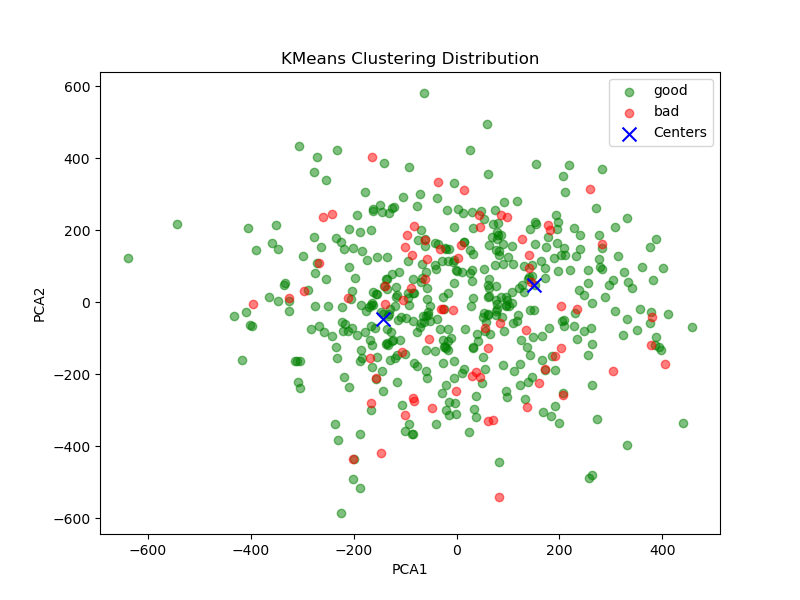
#> input picture image_split_kmeans/scatter.png, 800 x 600 px
$ python -i main.py   (imports and definitions only)   (older library calls are emulated)
#> lines starting #> are read from the running program, lines starting #| are printed output that depends on the picture
#> further down, picture is the input picture: shape (600, 800, 3); mean B, G, R 242.6, 246.5, 244
import os
import numpy as np
import cv2
from sklearn.model_selection import train_test_split, GridSearchCV
from sklearn.ensemble import RandomForestClassifier
from sklearn.svm import SVC
from sklearn.metrics import accuracy_score, classification_report, confusion_matrix
from sklearn.preprocessing import StandardScaler
from skimage.feature import hog, local_binary_pattern
from skimage import filters
import matplotlib.pyplot as plt
import seaborn as sns
from itertools import combinations
import warnings
# [1 line not run here, left out]

class ImageFeatureExtractor:
    def __init__(self):
        self.feature_methods = {
            'color_histogram': self.extract_color_histogram,
            'hog': self.extract_hog_features,
            'lbp': self.extract_lbp_features,
            'gradient': self.extract_gradient_features,
            'haar': self.extract_haar_features,
            'texture': self.extract_texture_features
        }

    # [29 lines left out: functions extract_color_histogram, extract_hog_features, extract_lbp_features, not called in this run]

    def extract_gradient_features(self, image, ksize=3):
        """提取梯度特徵"""
#> called with ksize = 3
        gray = cv2.cvtColor(image, cv2.COLOR_BGR2GRAY)
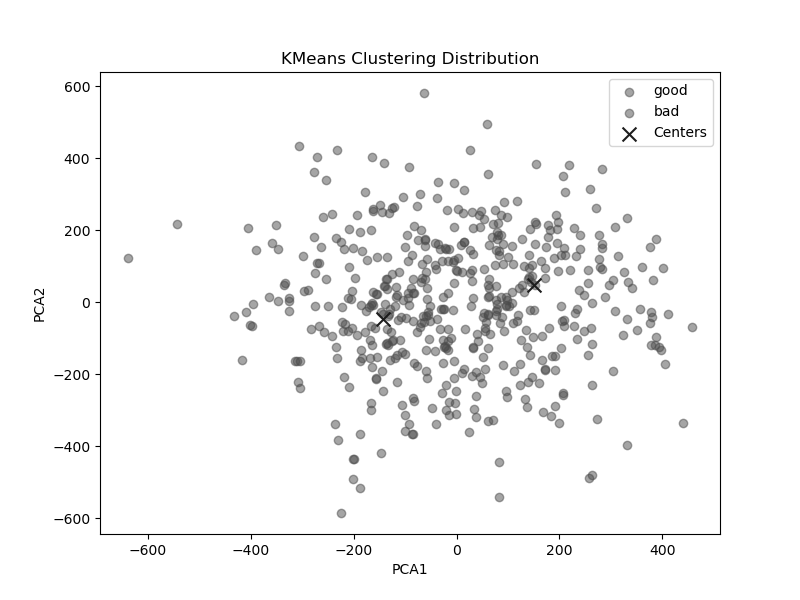
#> gray: shape (600, 800); min 0, max 255, mean 245.3
        grad_x = cv2.Sobel(gray, cv2.CV_64F, 1, 0, ksize=ksize)
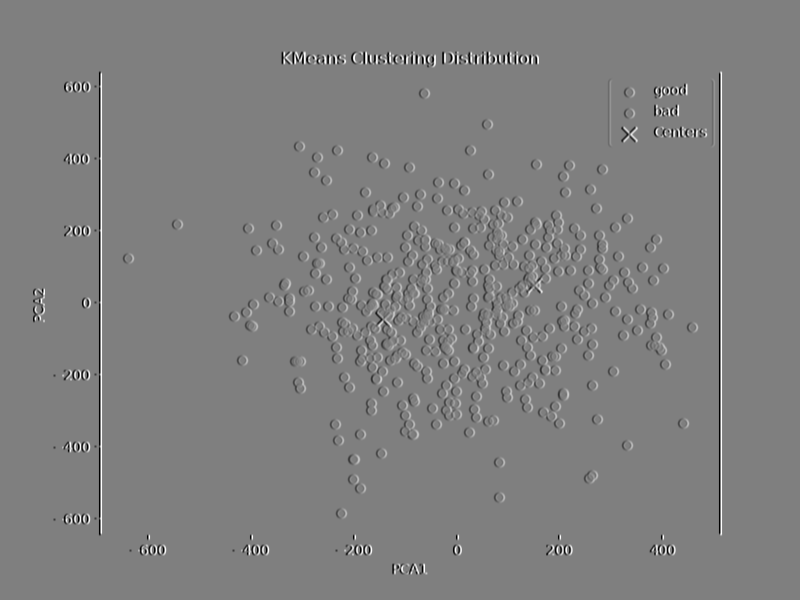
#> grad_x: shape (600, 800) float64; min -1020, max 1020, mean 0; drawn with min black and max white
        grad_y = cv2.Sobel(gray, cv2.CV_64F, 0, 1, ksize=ksize)
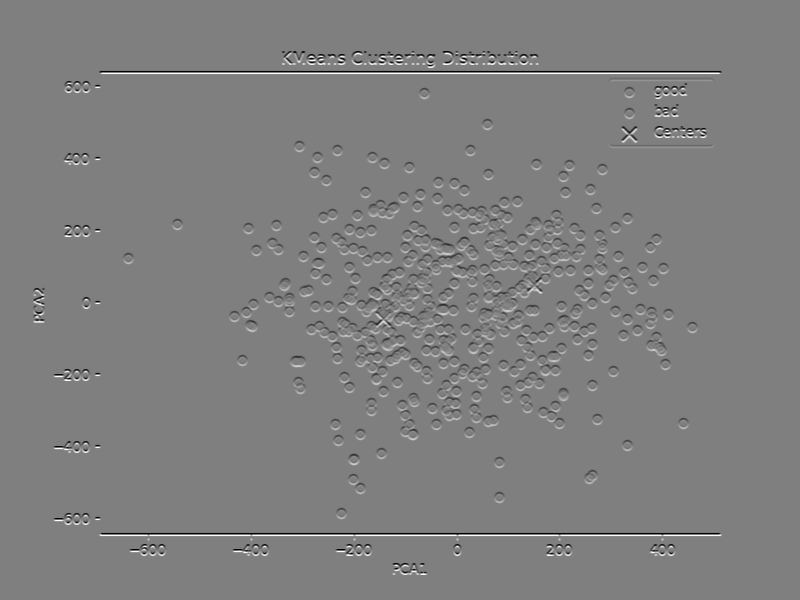
#> grad_y: shape (600, 800) float64; min -1020, max 1020, mean 0; drawn with min black and max white

        magnitude = np.sqrt(grad_x**2 + grad_y**2)
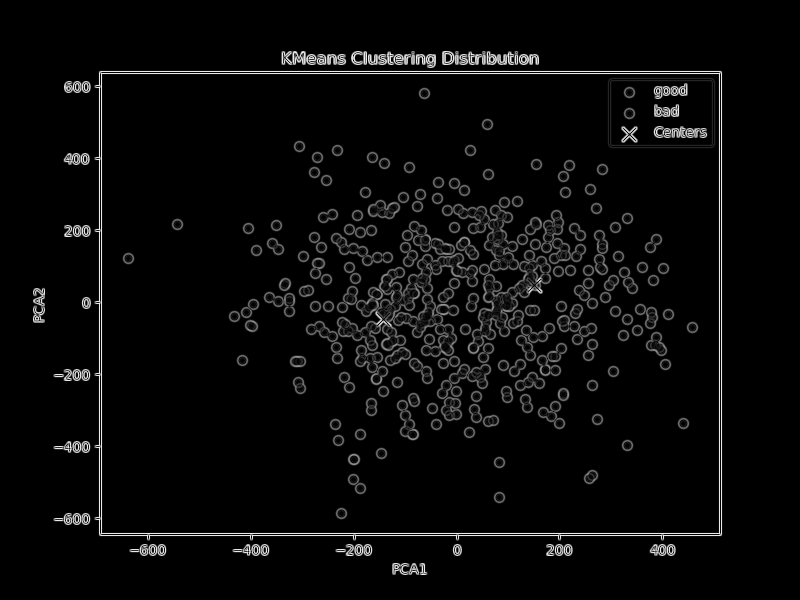
#> magnitude: shape (600, 800) float64; min 0, max 1108.2, mean 41.2; drawn with min black and max white
        direction = np.arctan2(grad_y, grad_x)
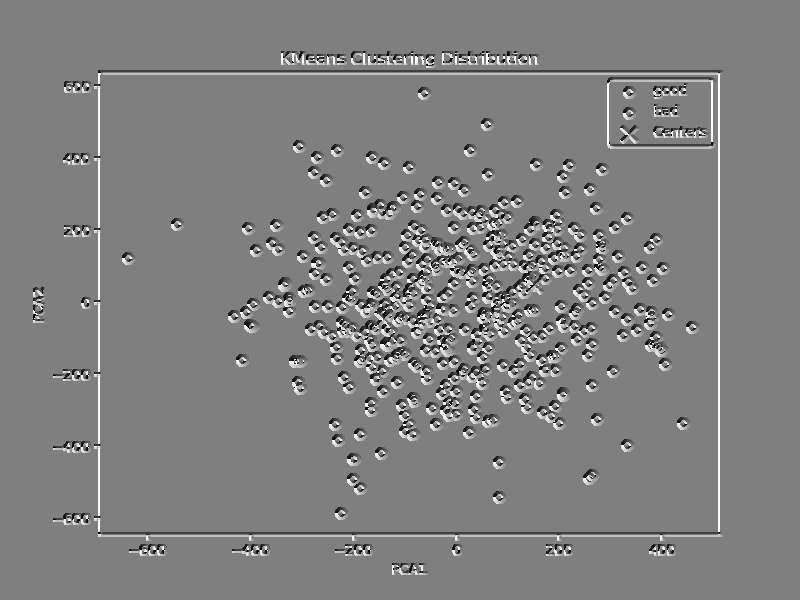
#> direction: shape (600, 800) float64; min -3.14, max 3.14, mean 0.0237; drawn with min black and max white

        # 統計特徵
        features = [
            np.mean(magnitude), np.std(magnitude),
            np.mean(direction), np.std(direction),
            np.percentile(magnitude, 25), np.percentile(magnitude, 75)
        ]
#> features = [41.24, 149.9, 0.0237, 0.686, 0, 0]
        return np.array(features)

    # [39 lines left out: functions extract_haar_features, extract_texture_features, not called in this run]

class ImageClassifier:
    # [261 lines left out: functions __init__, load_data, extract_features, combine_features, optimize_single_method, test_feature_combinations and 2 more, not called in this run]

# 使用範例
# [12 lines not run here, left out]

>>> import cv2
>>> picture = cv2.imread('../image_split_kmeans/scatter.png')
>>> result = ImageFeatureExtractor().extract_gradient_features(picture)
#> result = [41.24, 149.9, 0.0237, 0.686, 0, 0]
